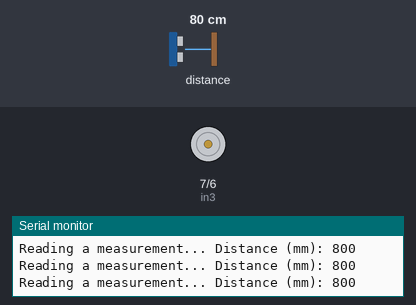
This sketch was run on a simulated Arduino Uno, built with avr-gcc and run on an emulated ATmega328P. Shown: motor-driver pin pairs drawn as motors (green arrow = first pin HIGH = forward, orange = second pin HIGH = backward, longer = more drive, scaled by the enable pin), the last lines printed to the serial monitor. Inputs (shaded band) come from the test bench; at power-on: distance to the obstacle 80 cm. The ROS host is connected and sends only what is stated.

Above: at 1.2 s.
1.3 s: distance to the obstacle set to 32 cm
4.3 s: distance to the obstacle set to 25 cm
At 4.7 s:
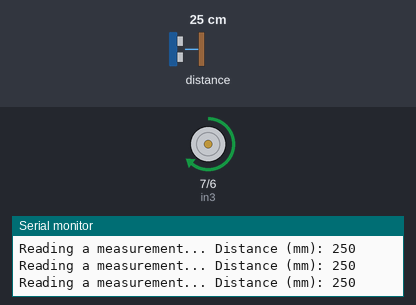
5.8 s: distance to the obstacle set to 250 cm
At 6.5 s:
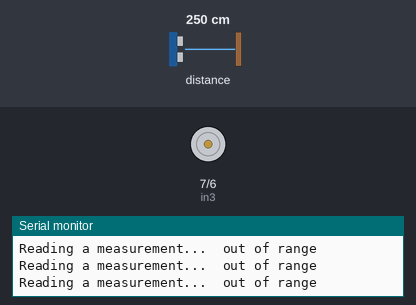
7.4 s: distance to the obstacle set to 9 cm
At 8.6 s:
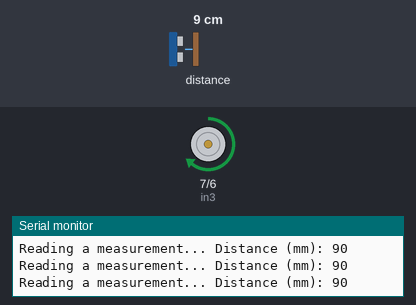
8.9 s: distance to the obstacle set to 35 cm
At 9.2 s:
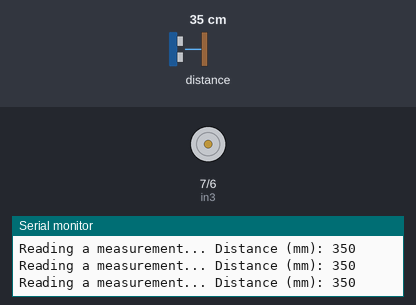
Timing chart, 0 to 11.4 s (numbered marks = the images above; inputs shaded):
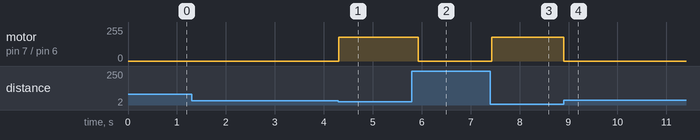

The sketch:

conv.ino
```cpp
#include "Adafruit_VL53L0X.h"
#include <ros.h>
#include <std_msgs/UInt8.h>

ros::NodeHandle nh;

Adafruit_VL53L0X lox = Adafruit_VL53L0X();

int in3 = 7;                                        // ¸ðÅÍ B¿¬°á
int in4 = 6;
int enB = 5;

// Function prototype for motorControl
void motorControl(const std_msgs::UInt8 &msg);

ros::Subscriber<std_msgs::UInt8> sub("motor_control", &motorControl);

void setup() {
  nh.getHardware()->setBaud(115200);  // Set the baud rate

	pinMode(enB, OUTPUT);
	pinMode(in3, OUTPUT);
	pinMode(in4, OUTPUT);

	digitalWrite(in3, LOW);
	digitalWrite(in4, LOW);

  nh.initNode();
  nh.subscribe(sub);

  Serial.begin(115200);

    // wait until serial port opens for native USB devices
  while (! Serial) {
    delay(1);
  }

  Serial.println("Adafruit VL53L0X test");
  if (!lox.begin()) {
    Serial.println(F("Failed to boot VL53L0X"));
    while(1);
  }
  // power
  Serial.println(F("VL53L0X API Simple Ranging example\n\n"));
}

void loop() {
  VL53L0X_RangingMeasurementData_t measure;

  Serial.print("Reading a measurement... ");
  lox.rangingTest(&measure, false); // pass in 'true' to get debug data printout!

  if (measure.RangeStatus != 4) {  // phase failures have incorrect data
    Serial.print("Distance (mm): "); Serial.println(measure.RangeMilliMeter);
  } else {
    Serial.println(" out of range ");
    delay(100);
  }

  if (75<measure.RangeMilliMeter && measure.RangeMilliMeter<285) {
	  directionControl();                           // Á¤È¸Àü
  }
  else if (67<measure.RangeMilliMeter && measure.RangeMilliMeter<=75){
    nh.spinOnce();
    delay(1);
  }
  else{
    stop();
  }
}

void directionControl() {     //Á¤¹æÇâ
	analogWrite(enB, 180);                       // B¸ðÅÍ ¼Óµµ ÃÖ´ë ¼³Á¤(0~255)
	digitalWrite(in3, HIGH);                     // B¸ðÅÍ Á¤¹æÇâ ¼³Á¤
	digitalWrite(in4, LOW);
}

void motorControl(const std_msgs::UInt8 &msg) { //¿ª¹æÇâ
  Serial.println("Received");
	analogWrite(enB, 180);                       // B¸ðÅÍ ¼Óµµ ÃÖ´ë ¼³Á¤(0~255)
	digitalWrite(in3, LOW);                     // B¸ðÅÍ ¿ª¹æÇâ ¼³Á¤
	digitalWrite(in4, HIGH);
}

void stop() {
	digitalWrite(in3, LOW);                     // B¸ðÅÍ Á¤Áö
	digitalWrite(in4, LOW);
}
```

Measured:
- the behaviour switches between 29 and 28 cm on distance to the obstacle (found by bisection; images 0 and 1)
- after the input at 4.3 s, motor on pin 7 (in3) / pin 6 (in4): stopped → forward 180/255 at once
- after the input at 5.8 s, motor on pin 7 (in3) / pin 6 (in4): forward 180/255 → stopped after 0.13 s
- after the input at 7.4 s, motor on pin 7 (in3) / pin 6 (in4): stopped → forward 180/255 at once
- after the input at 8.9 s, motor on pin 7 (in3) / pin 6 (in4): forward 180/255 → stopped at once
